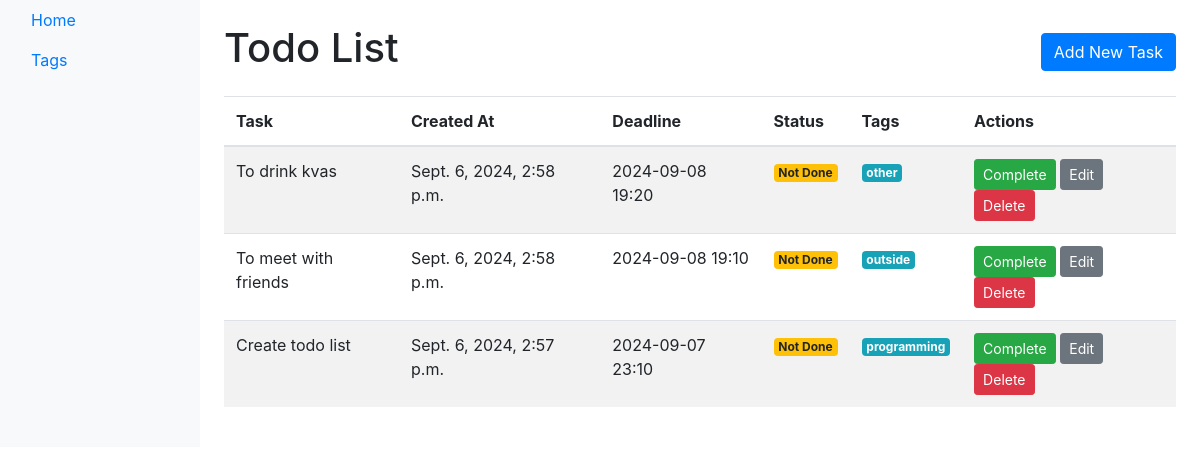
The page / on the database its author committed.
### todo/models.py (models this page shows, shortened)
class Task(models.Model):
    PRIORITY_CHOICES = [
        ('L', 'Low'),
        ('M', 'Medium'),
        ('H', 'High'),
    ]
    content = models.TextField()
    created_at = models.DateTimeField(auto_now_add=True)
    deadline = models.DateTimeField(null=True, blank=True)
    is_done = models.BooleanField(default=False)
    priority = models.CharField(max_length=1, choices=PRIORITY_CHOICES, default='M')
    tags = models.ManyToManyField(Tag, blank=True)
    class Meta:
        ordering = ['is_done', '-created_at']

class Tag(models.Model):
    name = models.CharField(max_length=50)

### todo/views.py (the view)
# urls.py: path('', TaskListView.as_view(), name='home'),
class TaskListView(ListView):
    model = Task
    template_name = 'templates/home.html'
    context_object_name = 'tasks'
    ordering = ['is_done', '-created_at']

### templates/templates/home.html
{% extends 'templates/base.html' %}
{% block content %}
<div class="d-flex justify-content-between align-items-center">
    <h1>Todo List</h1>
    <a class="btn btn-primary" href="{% url 'add_task' %}">Add New Task</a>
</div>
<table class="table table-striped mt-3">
    <thead>
        <tr>
            <th>Task</th>
            <th>Created At</th>
            <th>Deadline</th>
            <th>Status</th>
            <th>Tags</th>
            <th>Actions</th>
        </tr>
    </thead>
    <tbody>
        {% for task in tasks %}
        <tr>
            <td>{{ task.content }}</td>
            <td>{{ task.created_at }}</td>
            <td>{{ task.deadline|date:"Y-m-d H:i" }}</td>
            <td>
                {% if task.is_done %}
                    <span class="badge badge-success">Done</span>
                {% else %}
                    <span class="badge badge-warning">Not Done</span>
                {% endif %}
            </td>
            <td>
                {% for tag in task.tags.all %}
                    <span class="badge badge-info">{{ tag.name }}</span>
                {% endfor %}
            </td>
            <td>
                <a class="btn btn-sm btn-success" href="{% url 'toggle_task' task.pk %}">
                    {% if task.is_done %}Undo{% else %}Complete{% endif %}
                </a>
                <a class="btn btn-sm btn-secondary" href="{% url 'edit_task' task.pk %}">Edit</a>
                <a class="btn btn-sm btn-danger" href="{% url 'delete_task' task.pk %}">Delete</a>
            </td>
        </tr>
        {% endfor %}
    </tbody>
</table>
{% endblock %}

### templates/templates/base.html (shortened to what this page needs)
<!DOCTYPE html>
<html lang="en">
<head>
    <link rel="stylesheet" href="https://stackpath.bootstrapcdn.com/bootstrap/4.5.2/css/bootstrap.min.css">
</head>
<body>
    <div class="container-fluid">
        <div class="row">
            <nav id="sidebar" class="col-md-3 col-lg-2 d-md-block bg-light sidebar">
                <div class="sidebar-sticky">
                    <ul class="nav flex-column">
                        <li class="nav-item">
                            <a class="nav-link active" href="{% url 'home' %}">Home</a>
                        </li>
                        <li class="nav-item">
                            <a class="nav-link" href="{% url 'tag_list' %}">Tags</a>
                        </li>
                    </ul>
                </div>
            </nav>
            <main role="main" class="col-md-9 ml-sm-auto col-lg-10 px-md-4">
                <div class="py-4">
                    {% block content %}{% endblock %}
                </div>
            </main>
        </div>
    </div>
</body>
</html>

### rows shown on the page
Task: content "To drink kvas", created_at "Sept. 6, 2024, 2:58 p.m.", deadline "2024-09-08 19:20", is_done "Not Done"
Tag: name "other"
Task: content "To meet with friends", created_at "Sept. 6, 2024, 2:58 p.m.", deadline "2024-09-08 19:10", is_done "Not Done"
Tag: name "outside"
Task: content "Create todo list", created_at "Sept. 6, 2024, 2:57 p.m.", deadline "2024-09-07 23:10", is_done "Not Done"
Tag: name "programming"
